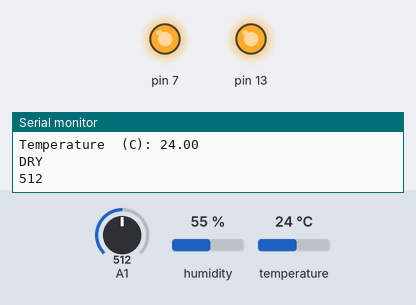
Simulated run of this sketch. Board: Arduino Uno, built with avr-gcc and run on an emulated ATmega328P. Parts: output pins drawn as LEDs (lit = HIGH), the last lines printed to the serial monitor. The inputs (shaded band) are chosen by the test bench; at power-on: A1 = 512, humidity 55 %, temperature 24 °C.

Above: at 1.8 s.
1.9 s: A1 set to 415
3.4 s: A1 set to 388
At 5.1 s:
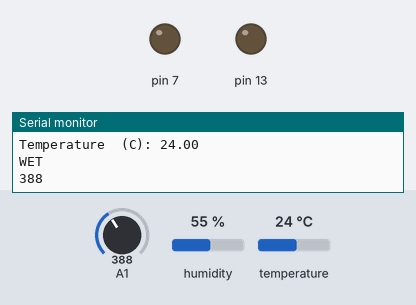
5.6 s: A1 set to 511
At 7.2 s:
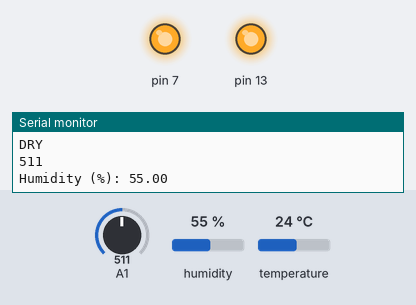
7.6 s: A1 set to 306
At 9.4 s:
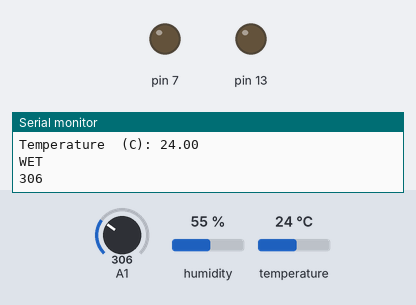
Timing chart, 0 to 10.7 s (numbered marks = the images above; inputs shaded):
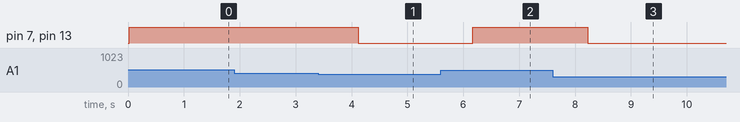

The sketch:

servo_copy_20240812184017.ino
```cpp
#include <dht11.h>
#define DHT11PIN 4

dht11 DHT11;

void setup() {
  Serial.begin(9600);
  pinMode(13,OUTPUT);
  pinMode(7,OUTPUT);
  pinMode(A1,INPUT);
  //pinMode(11,INPUT);

}

void loop() {
  int moistRead;
  int moist;
  int dry;

  int chk = DHT11.read(DHT11PIN);

  Serial.print("Humidity (%): ");
  Serial.println((float)DHT11.humidity, 2);

  Serial.print("Temperature  (C): ");
  Serial.println((float)DHT11.temperature, 2);

  moistRead= analogRead(A1);

  dry = 450;
  moist = 400;

  if(moistRead<moist){
    Serial.println("WET");
    digitalWrite(13,LOW);
    digitalWrite(7,LOW);
  }
  else{
    digitalWrite(7,HIGH);
    digitalWrite(13,HIGH);
    Serial.println("DRY");
  }
  Serial.println(moistRead);
  delay(1000);
}
```

Measured:
- the behaviour switches between 400 and 399 on A1 (found by bisection; images 0 and 1)
- after the input at 3.4 s, pin 7, pin 13: HIGH → LOW after 0.72 s
- after the input at 5.6 s, pin 7, pin 13: LOW → HIGH after 0.57 s
- after the input at 7.6 s, pin 7, pin 13: HIGH → LOW after 0.62 s
